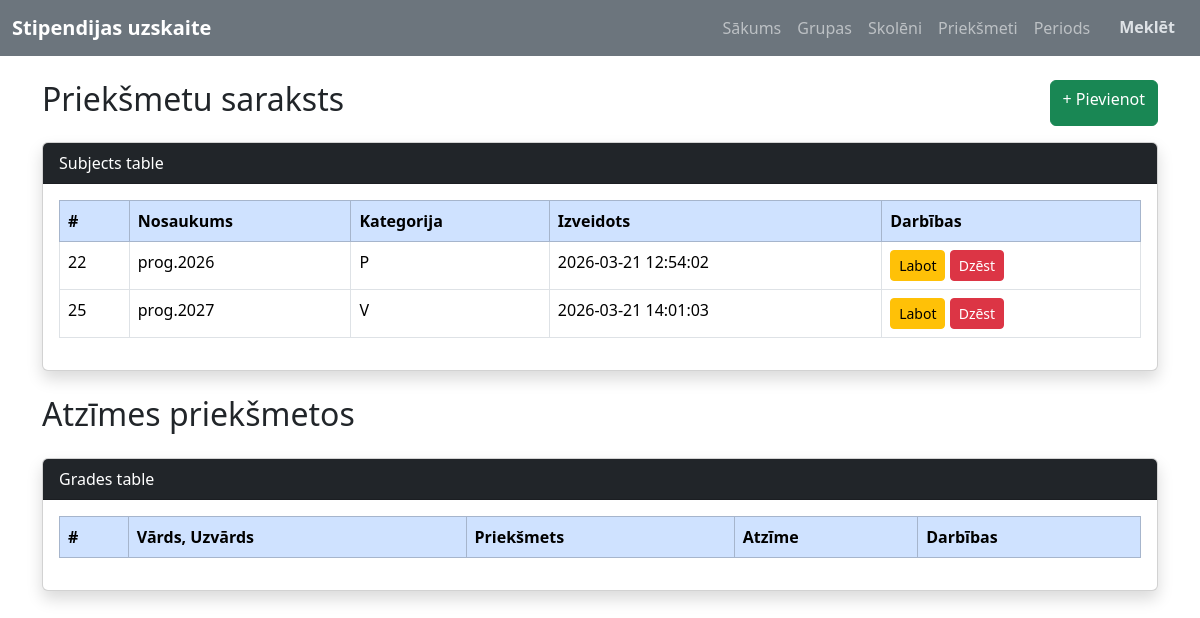
Page /subjects on the committed database.
### tables this page shows
CREATE TABLE `subjects` (
  `id` int(11) NOT NULL,
  `subject_name` varchar(150) DEFAULT NULL,
  `category_type` enum('P','V') DEFAULT NULL,
  `created_at` datetime DEFAULT current_timestamp()
);

### Core/functions.php (called while the page is built, shortened)
<?php
function base_path($path) {
    return BASE_PATH . $path;
}
function view($path, $attributes = [] ) {
    extract($attributes);
    require base_path("app/views/{$path}");
}

### app/controllers/subject/SubjectController.php (called while the page is built, shortened)
<?php
try {
    $db = App::resolve(Database::class);
} catch (\Exception $e) {
    error_log("Neizdevās izveidot datubāzes savienojumu: " . $e->getMessage());
    die("Sistēma šobrīd nav pieejama. Lūdzu, mēģiniet vēlāk.");
}
try {
    $sql = 'SELECT * FROM subjects';
    $data = $db->query($sql)->get();
} catch (\Exception $e) {
    error_log("Kļūda ielādējot priekšmetus: " . $e->getMessage());
    $data = [];
}
try {
    $sql2 = 'SELECT sg.id, st.full_name AS student_name, su.subject_name, sg.grade
             FROM student_grades sg
             JOIN student_stipend_records sr ON sg.stipend_record_id = sr.id
             JOIN students st ON sr.student_id = st.id
             JOIN subjects su ON sg.subject_id = su.id';
    $grades = $db->query($sql2)->get();
} catch (\Exception $e) {
    error_log("Kļūda ielādējot studentu atzīmes: " . $e->getMessage());
    $grades = [];
}
try {
    view('subjects/index.php', [
        'data' => $data,
        'grades' => $grades
    ]);
} catch (\Exception $e) {
    error_log("Kļūda ielādējot skatu subjects/index.php: " . $e->getMessage());
    echo "Diemžēl priekšmetu un atzīmju skatu ielādēt neizdevās.";
}

### public/index.php (called while the page is built, shortened)
<?php
require BASE_PATH . 'Core/functions.php';
spl_autoload_register(function ($class) {
    $class = str_replace('\\', DIRECTORY_SEPARATOR, $class);
});
$router = new \Core\Router();
$path = parse_url($_SERVER['REQUEST_URI'], PHP_URL_PATH);
$method = $_POST['_method'] ?? $_SERVER['REQUEST_METHOD'];
require base_path('bootstrap.php');
$router->route($path, $method);

### Core/App.php (called while the page is built, shortened)
<?php
class App
{
    protected static $container;
    public static function setContainer ($container) {
        static::$container = $container;
    }
    public static function Container()
    {
        return static::$container;
    }
    public static function resolve($key) {
        return static::Container()->resolve($key);
    }
}

### Core/Container.php (called while the page is built, shortened)
<?php
class Container
{
    protected $bindings = [];
    public function bind($key, $resolver)
    {
        $this->bindings[$key] = $resolver;
    }
    public function resolve($key)
    {
        $resolver = $this->bindings[$key];
        return call_user_func($resolver);
    }
}

### config.php (called while the page is built)
<?php
return [
    'database' => [
        'host' => 'localhost',
        'port' => 3306,
        'dbname' => 'stipendiju_uzskaite',
        'charset' => 'utf8mb4'
    ]
];

### bootstrap.php (called while the page is built, shortened)
<?php
$container = new Container();
$container->bind('Core\Database', function () {
    $config = require base_path('config.php');
    return new Database($config['database']);
});

### Core/Database.php (called while the page is built, shortened)
<?php
class Database
{
    public $connection;
    public $statement;
    public function __construct($config, $username = 'root', $password = '')
    {
        $dns = 'mysql: ' . http_build_query($config, '', ';');
        $this->connection = new PDO($dns, $username, $password, [
            PDO::ATTR_DEFAULT_FETCH_MODE => PDO::FETCH_ASSOC
        ]);
    }
    public function query($query, $params = [])
    {
        $this->statement = $this->connection->prepare($query);
        $this->statement->execute($params);
        return $this;
    }
    public function get()
    {
        return $this->statement->fetchAll();
    }
}

### app/views/subjects/index.php (the view, shortened to what this page needs)
<?php
require base_path('app/views/partials/head.php');
require base_path('app/views/partials/nav.php');
?>
<div class="container mt-4">
    <div class="d-flex justify-content-between mb-3">
        <h2>Priekšmetu saraksts</h2>
        <a href="/subjects/create" class="btn btn-success">
            + Pievienot
        </a>
    </div>
    <div class="card shadow">
        <div class="card-header bg-dark text-white">
            Subjects table
        </div>
        <div class="card-body">
            <table class="table table-bordered table-hover">
                <thead class="table-primary">
                    <tr>
                        <th>#</th>
                        <th>Nosaukums</th>
                        <th>Kategorija</th>
                        <th>Izveidots</th>
                        <th>Darbības</th>
                    </tr>
                </thead>
                <tbody>
                    <?php foreach($data as $dd) : ?>
                    <tr>
                        <td><?= htmlspecialchars($dd['id']) ?? '' ?></td>
                        <td><?= htmlspecialchars($dd['subject_name']) ?? '' ?></td>
                        <td><?= htmlspecialchars($dd['category_type']) ?? '' ?></td>
                        <td><?= htmlspecialchars($dd['created_at']) ?? '' ?></td>
                        <td>
                            <a href="subject/edit?id=<?= $dd['id'] ?>" class="btn btn-sm btn-warning">Labot</a>
                            <form method="POST" action="/delete" style="display:inline;">
                                <button type="submit" class="btn btn-sm btn-danger" onclick="return confirm('Dzēst ierakstu?')">
                                    Dzēst
                                </button>
                            </form>
                        </td>
                    </tr>
                    <?php endforeach; ?>
                </tbody>
            </table>
        </div>
    </div>
</div>
<div class="container mt-4">
    <div class="d-flex justify-content-between mb-3">
        <h2>Atzīmes priekšmetos</h2>
    </div>
    <div class="card shadow">
        <div class="card-header bg-dark text-white">
            Grades table
        </div>
        <div class="card-body">
            <table class="table table-bordered table-hover">
                <thead class="table-primary">
                    <tr>
                        <th>#</th>
                        <th>Vārds, Uzvārds</th>
                        <th>Priekšmets</th>
                        <th>Atzīme</th>
                        <th>Darbības</th>
                    </tr>
                </thead>
            </table>
        </div>
    </div>
</div>
<?php
require base_path('app/views/partials/footer.php');
?>

### Core/router.php (shortened to what this page needs)
<?php
class Router {
    protected $routes = [];
    public function add($uri, $controller, $method) {
        $this->routes[] = [
            'uri' => $uri,
            'controller' => $controller,
            'method' => $method,
            'middleware' => null
        ];
        return $this;
    }
    public function route($uri, $method) {
        foreach ($this->routes as $route) {
            if ($route['uri'] === $uri && $route['method'] === strtoupper($method)){
                return require base_path('app/controllers/' . $route['controller']);
            }
        }
    }
}

### rows in the picture
subjects: id "22", subject_name "prog.2026", category_type "P", created_at "2026-03-21 12:54:02"
subjects: id "25", subject_name "prog.2027", category_type "V", created_at "2026-03-21 14:01:03"
